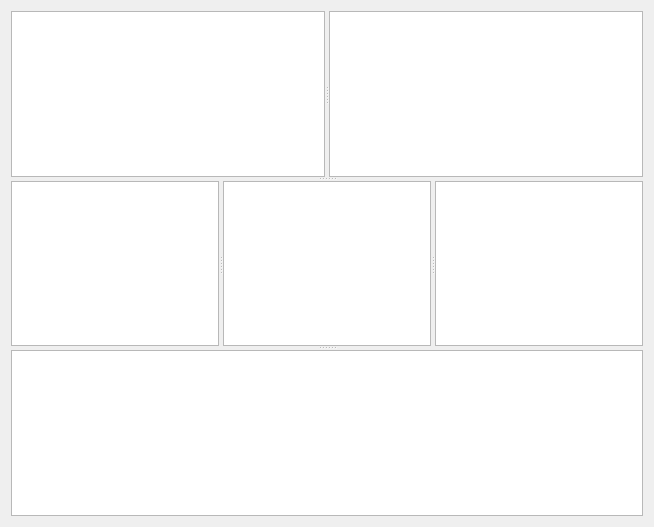
<?xml version="1.0" encoding="UTF-8"?>
<ui version="4.0">
 <class>MainMergeWidget</class>
 <widget class="QWidget" name="MainMergeWidget">
  <property name="geometry">
   <rect>
    <x>0</x>
    <y>0</y>
    <width>654</width>
    <height>527</height>
   </rect>
  </property>
  <layout class="QVBoxLayout" name="verticalLayout_3">
   <item>
    <widget class="QSplitter" name="splitter_3">
     <property name="orientation">
      <enum>Qt::Vertical</enum>
     </property>
     <property name="childrenCollapsible">
      <bool>false</bool>
     </property>
     <widget class="QWidget" name="widgetBlockView" native="true">
      <layout class="QVBoxLayout" name="verticalLayout">
       <property name="leftMargin">
        <number>0</number>
       </property>
       <property name="topMargin">
        <number>0</number>
       </property>
       <property name="rightMargin">
        <number>0</number>
       </property>
       <property name="bottomMargin">
        <number>0</number>
       </property>
       <item>
        <widget class="QSplitter" name="splitter_2">
         <property name="orientation">
          <enum>Qt::Horizontal</enum>
         </property>
         <property name="childrenCollapsible">
          <bool>false</bool>
         </property>
         <widget class="CodeEditor" name="codeEditorMyBlock">
          <property name="contextMenuPolicy">
           <enum>Qt::CustomContextMenu</enum>
          </property>
          <property name="lineWrapMode">
           <enum>QPlainTextEdit::NoWrap</enum>
          </property>
          <property name="readOnly">
           <bool>true</bool>
          </property>
         </widget>
         <widget class="CodeEditor" name="codeEditorTheirBlock">
          <property name="contextMenuPolicy">
           <enum>Qt::CustomContextMenu</enum>
          </property>
          <property name="lineWrapMode">
           <enum>QPlainTextEdit::NoWrap</enum>
          </property>
          <property name="readOnly">
           <bool>true</bool>
          </property>
         </widget>
        </widget>
       </item>
      </layout>
     </widget>
     <widget class="QWidget" name="widgetCodeView" native="true">
      <layout class="QVBoxLayout" name="verticalLayout_2">
       <property name="leftMargin">
        <number>0</number>
       </property>
       <property name="topMargin">
        <number>0</number>
       </property>
       <property name="rightMargin">
        <number>0</number>
       </property>
       <property name="bottomMargin">
        <number>0</number>
       </property>
       <item>
        <widget class="QSplitter" name="splitter">
         <property name="orientation">
          <enum>Qt::Horizontal</enum>
         </property>
         <property name="childrenCollapsible">
          <bool>false</bool>
         </property>
         <widget class="CodeEditor" name="plainTextEditMine">
          <property name="contextMenuPolicy">
           <enum>Qt::CustomContextMenu</enum>
          </property>
          <property name="lineWrapMode">
           <enum>QPlainTextEdit::NoWrap</enum>
          </property>
          <property name="readOnly">
           <bool>true</bool>
          </property>
         </widget>
         <widget class="CodeEditor" name="plainTextEditBase">
          <property name="contextMenuPolicy">
           <enum>Qt::CustomContextMenu</enum>
          </property>
          <property name="lineWrapMode">
           <enum>QPlainTextEdit::NoWrap</enum>
          </property>
          <property name="readOnly">
           <bool>true</bool>
          </property>
         </widget>
         <widget class="CodeEditor" name="plainTextEditTheir">
          <property name="contextMenuPolicy">
           <enum>Qt::CustomContextMenu</enum>
          </property>
          <property name="lineWrapMode">
           <enum>QPlainTextEdit::NoWrap</enum>
          </property>
          <property name="readOnly">
           <bool>true</bool>
          </property>
         </widget>
        </widget>
       </item>
      </layout>
     </widget>
     <widget class="CodeEditor" name="plainTextEditResult">
      <property name="lineWrapMode">
       <enum>QPlainTextEdit::NoWrap</enum>
      </property>
      <property name="readOnly">
       <bool>false</bool>
      </property>
     </widget>
    </widget>
   </item>
  </layout>
 </widget>
 <customwidgets>
  <customwidget>
   <class>CodeEditor</class>
   <extends>QPlainTextEdit</extends>
   <header location="global">widgets/codeeditor.h</header>
  </customwidget>
 </customwidgets>
 <resources/>
 <connections/>
</ui>
